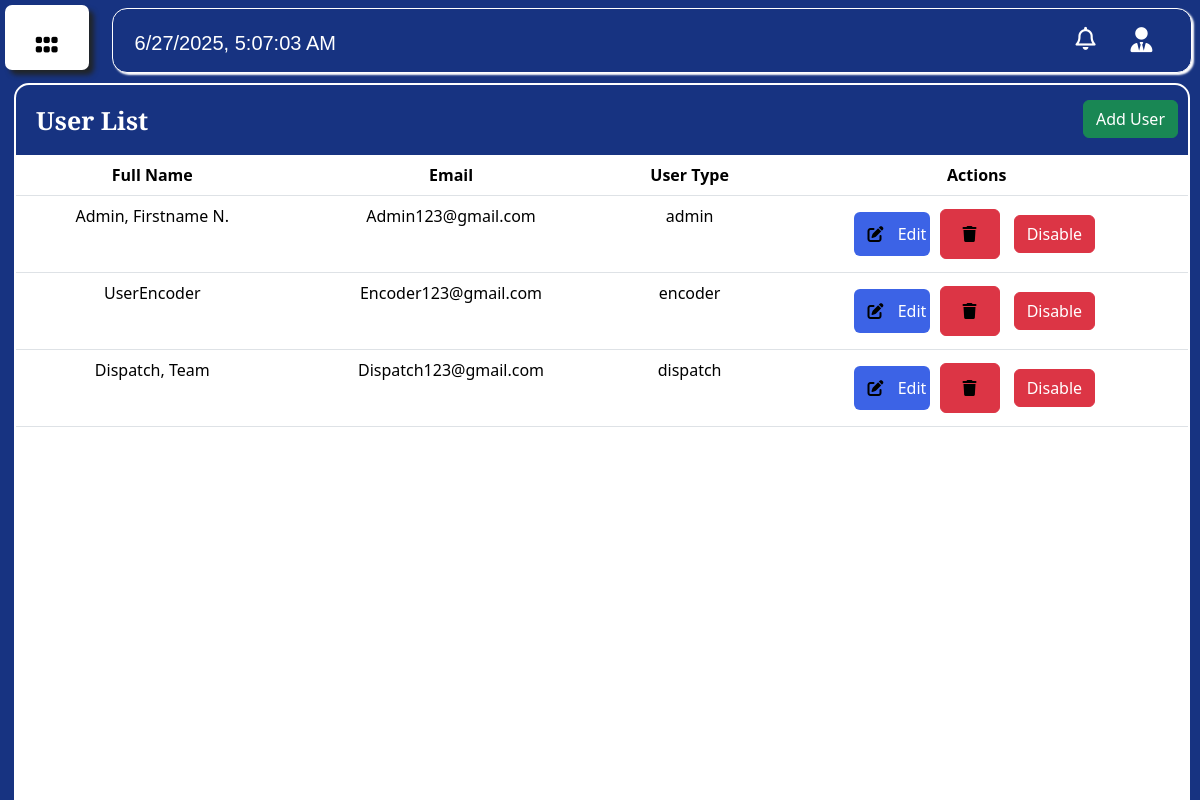
The page /dispatch/userlist.php (signed in) on the database its author committed.
### tables this page shows
CREATE TABLE `users` (
  `id` int(11) NOT NULL,
  `full_name` varchar(128) NOT NULL,
  `email` varchar(255) NOT NULL,
  `password` varchar(255) NOT NULL,
  `birthday` date DEFAULT NULL,
  `usertype` varchar(255) DEFAULT NULL,
  `status` varchar(10) NOT NULL
);

### dispatch/userlist.php (the view, shortened to what this page needs)
<?php
require_once "database.php";
$sql = "SELECT * FROM users";
$result = mysqli_query($conn, $sql);
?>
<!DOCTYPE html>
<html lang="en">
<head>
    <?php include 'nav-header.php'; ?>
</head>
<body>
    <div class="dashboard-container">
        <h1>User List</h1> <a href="registration.php" class="btn btn-success add-user-button">Add User</a>
        <table class="table">
            <thead>
                <tr>
                    <th>Full Name</th>
                    <th>Email</th>
                    <th>User Type</th>
                    <th>Actions</th>
                </tr>
            </thead>
            <tbody>
            <?php while ($row = mysqli_fetch_assoc($result)) { ?>
                    <tr>
                        <td><?= $row['full_name']; ?></td>
                        <td><?= $row['email']; ?></td>
                        <td><?= $row['usertype']; ?></td>
                        <td>
                            <a id="edit-button" href="edit.php?id=<?= $row['id']; ?>" class="btn btn-edit">
                                <i class="fas fa-edit bg-transparent"></i> Edit
                            </a>
                            <button onclick="confirmDelete(<?= $row['id']; ?>)" class="btn btn-danger">
                                <i class="fas fa-trash bg-transparent"></i>
                            </button>
                            <button onclick="toggleUserStatus(<?= $row['id']; ?>, '<?= $row['status']; ?>')"
                                class="btn <?= $row['status'] === 'disabled' ? 'btn-success' : 'btn-danger'; ?>">
                                <?= $row['status'] === 'disabled' ? 'Enable' : 'Disable'; ?>
                            </button>
                        </td>
                    </tr>
                <?php } ?>
            </tbody>
        </table>
    </div>
</body>
</html>

### dispatch/nav-header.php (style rules this page uses)
h1 { margin: 3.5px; margin-top: 22px; margin-left: 10px; color: white; background-color: transparent; font-family: 'Rubik', sans-serif; font-size: 23px; font-family: 'Merriweather Sans', sans-serif; }
a { color: black; cursor: pointer; }
.nav a, i { color: black; text-decoration: none; margin: 10px; }

### dispatch/userlist.php (style rules this page uses)
body { background-color: #173381; }
.dashboard-container { background-color: white; width: 82%; height: 100%; position: fixed; right: 10px; margin-top: 83px; border-radius: 15px; overflow: auto; border: 2px white solid; border-radius: 15px; }
.dashboard-container h1 { margin: 0; background-color: #173381; font-size: 25px; font-weight: bold; color: white; padding: 20px; width: 100%; }
.add-user-button { float: right; margin-top: -55px; margin-right: 10px; }
button { padding: 5px 5px; margin: 5px; cursor: pointer; }
#edit-button { background: #3c63e6; color: white; padding: 3px; }
table { text-align: center; }
@media screen and (max-width: 1555px) and (min-width: 320px) { .dashboard-container { width: 98%; } }

### rows shown on the page
users: full_name "Admin, Firstname N.", email "Admin123@gmail.com", usertype "admin", status "Disable"
users: full_name "UserEncoder", email "Encoder123@gmail.com", usertype "encoder", status "Disable"
users: full_name "Dispatch, Team", email "Dispatch123@gmail.com", usertype "dispatch", status "Disable"
